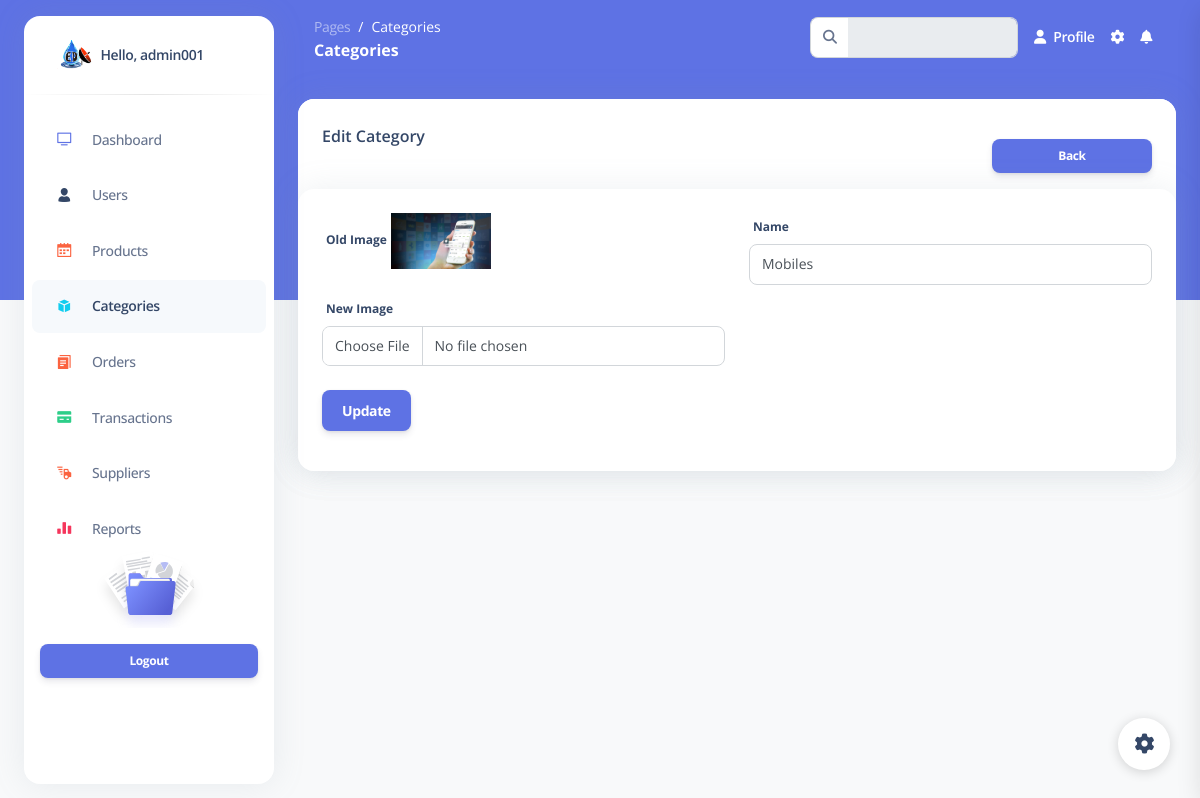
Page /admin/pages/edit-categories.php?id=10 (signed in) on the committed database.
### tables this page shows
CREATE TABLE `categories` (
  `id` int(11) NOT NULL,
  `name` varchar(255) NOT NULL,
  `photo` varchar(255) NOT NULL,
  `created_by` varchar(255) NOT NULL
);

### admin/pages/edit-categories.php (the view, shortened to what this page needs)
<?php
require_once '../../config/dbcon.php';
?>
<!DOCTYPE html>
<html lang="en">
<head>
  <link href="../assets/css/nucleo-icons.css" rel="stylesheet" />
  <link href="../assets/css/nucleo-svg.css" rel="stylesheet" />
  <link href="../assets/css/nucleo-svg.css" rel="stylesheet" />
  <link id="pagestyle" href="../assets/css/argon-dashboard.css?v=2.0.4" rel="stylesheet" />
</head>
<body class="g-sidenav-show   bg-gray-100">
  <aside class="sidenav bg-white navbar navbar-vertical navbar-expand-xs border-0 border-radius-xl my-3 fixed-start ms-4 " id="sidenav-main">
    <div class="sidenav-header">
      <a class="navbar-brand m-0" href="./profile.html">
        <img src="../logo.png" class="navbar-brand-img h-100" alt="main_logo">
        <span class="ms-1 font-weight-bold">
          <?php echo "Hello, ".$_SESSION['sessionuser']?>
        </span>
      </a>
    </div>
    <hr class="horizontal dark mt-0">
    <div class="collapse navbar-collapse  w-auto " id="sidenav-collapse-main">
      <ul class="navbar-nav">
        <li class="nav-item">
          <a class="nav-link " href="../index.php">
            <div class="icon icon-shape icon-sm border-radius-md text-center me-2 d-flex align-items-center justify-content-center">
              <i class="ni ni-tv-2 text-primary text-sm opacity-10"></i>
            </div>
            <span class="nav-link-text ms-1">Dashboard</span>
          </a>
        </li>
        <li class="nav-item " data-target="user">
          <a class="nav-link " href="./users.php" data-target="user">
            <div class="icon icon-shape icon-sm border-radius-md me-2 text-center me-2 d-flex align-items-center justify-content-center " data-target="user">
              <i class="ni ni-single-02 text-dark text-sm opacity-10 " data-target="user"></i>
            </div>
            <span class="nav-link-text ms-1 " data-target="user">Users</span>
          </a>
        </li>
        <li class="nav-item">
          <a class="nav-link " href="./products.php">
            <div class="icon icon-shape icon-sm border-radius-md text-center me-2 d-flex align-items-center justify-content-center">
              <i class="ni ni-calendar-grid-58 text-warning text-sm opacity-10"></i>
            </div>
            <span class="nav-link-text ms-1">Products</span>
          </a>
        </li>
        <li class="nav-item">
          <a class="nav-link active" href="./categories.php">
            <div class="icon icon-shape icon-sm border-radius-md text-center me-2 d-flex align-items-center justify-content-center">
              <i class="ni ni-app text-info text-sm opacity-10"></i>
            </div>
            <span class="nav-link-text ms-1">Categories</span>
          </a>
        </li>
        <li class="nav-item">
          <a class="nav-link " href="./orders.php">
            <div class="icon icon-shape icon-sm border-radius-md text-center me-2 d-flex align-items-center justify-content-center">
              <i class="ni ni-single-copy-04 text-warning text-sm opacity-10"></i>
            </div>
            <span class="nav-link-text ms-1">Orders</span>
          </a>
        </li>
        <li class="nav-item">
          <a class="nav-link " href="./transactions.php">
            <div class="icon icon-shape icon-sm border-radius-md text-center me-2 d-flex align-items-center justify-content-center">
              <i class="ni ni-credit-card text-success text-sm opacity-10"></i>
            </div>
            <span class="nav-link-text ms-1">Transactions</span>
          </a>
        </li>
        <li class="nav-item">
          <a class="nav-link " href="./suppliers.php">
            <div class="icon icon-shape icon-sm border-radius-md text-center me-2 d-flex align-items-center justify-content-center">
              <i class="ni ni-delivery-fast text-warning text-sm opacity-10"></i>
            </div>
            <span class="nav-link-text ms-1">Suppliers</span>
          </a>
        </li>
        <li class="nav-item">
          <a class="nav-link " href="./reports.php">
            <div class="icon icon-shape icon-sm border-radius-md text-center me-2 d-flex align-items-center justify-content-center">
              <i class="ni ni-chart-bar-32 text-danger text-sm opacity-10"></i>
            </div>
            <span class="nav-link-text ms-1">Reports</span>
          </a>
        </li>
      </ul>
    </div>
    <div class="sidenav-footer mx-3 ">
      <div class="card card-plain shadow-none" id="sidenavCard">
        <img class="w-50 mx-auto" src="../assets/img/illustrations/icon-documentation.svg" alt="sidebar_illustration">
        <div class="card-body text-center p-3 w-100 pt-0">
        </div>
      </div>
      <a class="btn btn-primary btn-sm mb-0 w-100" onclick="return confirm('Are you sure to logout?')" href="../../includes/logout.php" type="button">Logout</a>
    </div>
  </aside>
  <main class="main-content position-relative border-radius-lg ">
    <nav class="navbar navbar-main navbar-expand-lg px-0 mx-4 shadow-none border-radius-xl " id="navbarBlur" data-scroll="false">
      <div class="container-fluid py-1 px-3">
        <nav aria-label="breadcrumb">
          <ol class="breadcrumb bg-transparent mb-0 pb-0 pt-1 px-0 me-sm-6 me-5">
            <li class="breadcrumb-item text-sm"><a class="opacity-5 text-white" href="javascript:;">Pages</a></li>
            <li class="breadcrumb-item text-sm text-white active" aria-current="page">Categories</li>
          </ol>
          <h6 class="font-weight-bolder text-white mb-0">Categories</h6>
        </nav>
        <div class="collapse navbar-collapse mt-sm-0 mt-2 me-md-0 me-sm-4" id="navbar">
          <div class="ms-md-auto pe-md-3 d-flex align-items-center">
            <div class="input-group">
              <span class="input-group-text text-body"><i class="fas fa-search" aria-hidden="true"></i></span>
              <input type="text" class="form-control" disabled>
            </div>
          </div>
          <ul class="navbar-nav  justify-content-end">
            <li class="nav-item d-flex align-items-center">
              <a href="profile.php" class="nav-link text-white font-weight-bold px-0">
                <i class="fa fa-user me-sm-1"></i>
                <span class="d-sm-inline d-none">Profile</span>
              </a>
            </li>
            <li class="nav-item px-3 d-flex align-items-center">
              <a href="javascript:;" class="nav-link text-white p-0">
                <i class="fa fa-cog fixed-plugin-button-nav cursor-pointer"></i>
              </a>
            </li>
            <li class="nav-item dropdown pe-2 d-flex align-items-center">
              <a href="javascript:;" class="nav-link text-white p-0" id="dropdownMenuButton" data-bs-toggle="dropdown" aria-expanded="false">
                <i class="fa fa-bell cursor-pointer"></i>
              </a>
            </li>
          </ul>
        </div>
      </div>
    </nav>
    <div class="container-fluid py-4">
      <div class="row">
        <div class="col-12">
          <div class="card mb-4">
            <div class="card-header pb-0">
            <button onclick="window.location.href='categories.php'" class="btn btn-primary btn-sm my-3 " style="float: right; width: 160px;">Back</button>
              <h6>Edit Category</h6>
            </div>
            <div class="row">
                <div class="col-md-12">
                    <div class="card">
                    <?php
                            $id = $_GET['id'];
                            $query = "SELECT * FROM categories WHERE id='$id'";
                            $query_run = mysqli_query($conn, $query);
                            $item = mysqli_fetch_array($query_run);
                            ?>
                        <div class="card-body">
                            <form id="editCate">
                            <div class="row">
                            <div class="col-md-6 mb-4">
                                    <label>Old Image</label>
                                    <span class="text-secondary text-xs font-weight-bold "><img src="../../uploads/<?=$item['photo']?>" width="100vmin" alt="Category Image"></span>
                                    <br><br>
                                    <label>New Image</label>
                                    <input type="file" name="photo" class="form-control">
                                </div>
                                <div class="col-md-6 mb-4">
                                    <label>Name</label>
                                    <input type="text" name="name" required value="<?=$item['name']?>" placeholder="Enter category name" class="form-control">
                                </div>
                                <div class="col-md-12">
                                    <button type="submit" class="btn btn-primary">Update</button>
                                </div>
                            </div>
                        </form>
                    </div>
                </div>
                </div>
            </div>
          </div>
        </div>
      </div>
    </div>
  </main>
  <div class="fixed-plugin">
    <a class="fixed-plugin-button text-dark position-fixed px-3 py-2">
      <i class="fa fa-cog py-2"> </i>
    </a>
    </div>
</body>
</html>

### admin/assets/css/nucleo-svg.css (style rules this page uses)
.icon { display: inline-block; color: #111111; height: 1em; width: 1em; }
.icon-sm { height: 0.8em; width: 0.8em; }
.icon { fill: currentColor; stroke: none; }

### rows in the picture
categories: photo (picture), name "Mobiles"

### other values in the picture
$_SESSION['sessionuser'] "admin001"
